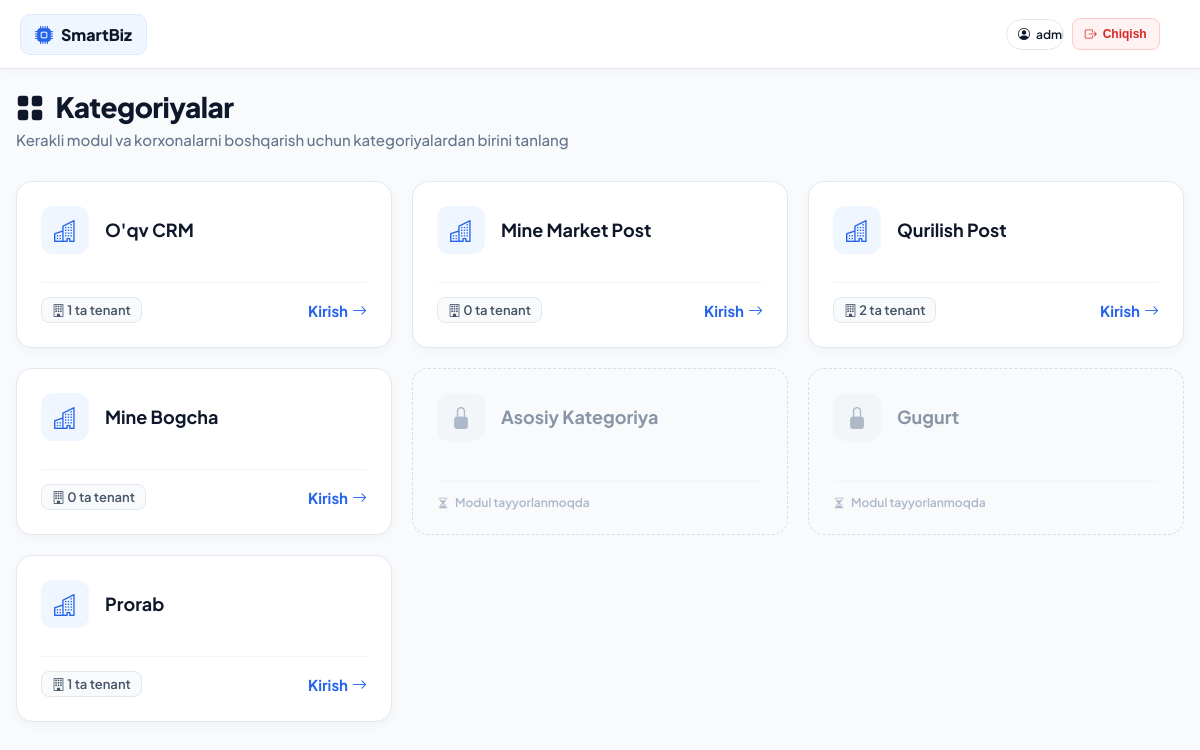
Screenshot of /dashboard/ (signed in) with the database file from the repository.
### start/models.py (models this page shows, shortened)
class TenantUser(AbstractUser):
    ROLE_ADMIN = "admin"
    ROLE_KASSIR = "kassir"
    ROLE_OMBORCHI = "omborchi"
    ROLE_MENEJER = "menejer"
    ROLE_DIRECTOR = "director"
    ROLE_TARBIYACHI = "tarbiyachi"
    ROLE_OSHBAZ = "oshbaz"
    ROLE_CHOICES = [
        (ROLE_ADMIN, "Admin"),
        (ROLE_KASSIR, "Kassir"),
        (ROLE_OMBORCHI, "Omborchi"),
        (ROLE_MENEJER, "Menejer"),
        (ROLE_DIRECTOR, "Direktor"),
        (ROLE_TARBIYACHI, "Tarbiyachi"),
        (ROLE_OSHBAZ, "Oshpaz"),
    ]
    tenant = models.ForeignKey(
        Tenant, on_delete=models.CASCADE, related_name="users", null=True, blank=True
    )
    role = models.CharField(max_length=10, choices=ROLE_CHOICES, default=ROLE_ADMIN)
    is_super_admin = models.BooleanField(default=False)

class Category(models.Model):
    MODULE_CRM = "crm"
    MODULE_POS = "pos"
    MODULE_QUR = "qur"
    MODULE_PRARAB = "prarab"  # <-- Prarablar moduli qo'shildi
    MODULE_BOGCHA = "bogcha"
    MODULE_GUGURT = "gugurt"
    MODULE_TYPE_CHOICES = [
        (MODULE_CRM, "CRM (oquv markaz, klinika va h.k.)"),
        (MODULE_POS, "POS (dokon, market)"),
        (MODULE_QUR, "QUR (qurilish mollar dokoni)"),
        (MODULE_PRARAB, "Prarab va Qurilish logistikasi"),  # <-- Admin paneldagi nomi
        (MODULE_BOGCHA, "BOGCHA (bogcha, xususiy maktab)"),
        (MODULE_GUGURT, "GUGURT (import va tarqatish)"),
    ]
    name = models.CharField(max_length=100)
    slug = models.SlugField(unique=True)
    module_type = models.CharField(
        max_length=10, choices=MODULE_TYPE_CHOICES, default=MODULE_CRM,
        help_text="Qaysi tizim ishlatilishini belgilaydi: CRM, POS yoki Prarab.",
    )
    is_available = models.BooleanField(
        default=False,
        help_text="Modul tayyor bolgach True qiling. False bolsa dashboardda blok holatda korinadi.",
    )

### start/views.py (the view)
# urls.py: path("dashboard/", views.dashboard_categories, name="dashboard_categories"),
@login_required
def dashboard_categories(request):
    categories = []
    for cat in Category.objects.all():
        categories.append({
            "name": cat.name,
            "slug": cat.slug,
            "is_available": cat.is_available,
            "tenant_count": Tenant.objects.filter(category=cat).count(),
        })
    return render(request, "start/dashboard_categories.html", {"categories": categories})

### start/context_processors.py (called while the page is built, shortened)
def notifications(request):
    resolver = getattr(request, "resolver_match", None)
    if not resolver:
        return {}
    tenant_id = resolver.kwargs.get("tenant_id")
    if not tenant_id:
        return {}

### templates/start/dashboard_categories.html (shortened to what this page needs)
{% extends "start/base.html" %}
{% block content %}
<div class="page-header">
    <h1 class="page-title"><i class="bi bi-grid-fill text-primary"></i> Kategoriyalar</h1>
    <p class="page-subtitle">Kerakli modul va korxonalarni boshqarish uchun kategoriyalardan birini tanlang</p>
</div>
<div class="categories-grid">
    {% for cat in categories %}
        {% if cat.is_available %}
        <a href="{% url 'category_tenants' cat.slug %}" class="category-card">
            <div>
                <div class="category-header">
                    <div class="category-icon-wrapper">
                        {% if cat.module_type == "pos" or cat.slug == "mini-marketlar" %}
                            <i class="bi bi-shop"></i>
                        {% elif cat.module_type == "qur" or cat.slug == "qurilish-mollari" %}
                            <i class="bi bi-bricks"></i>
                        {% elif cat.module_type == "bogcha" or cat.slug == "bogcha" %}
                            <i class="bi bi-emoji-smile"></i>
                        {% else %}
                            <i class="bi bi-buildings"></i>
                        {% endif %}
                    </div>
                    <div>
                        <h3 class="category-name">{{ cat.name }}</h3>
                    </div>
                </div>
            </div>
            <div class="category-footer">
                <span class="tenant-badge">
                    <i class="bi bi-building"></i> {{ cat.tenant_count }} ta tenant
                </span>
                <span class="action-arrow">
                    Kirish <i class="bi bi-arrow-right"></i>
                </span>
            </div>
        </a>
        {% else %}
        <div class="category-card-disabled">
            <div>
                <div class="category-header">
                    <div class="category-icon-wrapper icon-disabled">
                        <i class="bi bi-lock-fill"></i>
                    </div>
                    <div>
                        <h3 class="category-name" style="color: #64748b;">{{ cat.name }}</h3>
                    </div>
                </div>
            </div>
            <div class="category-footer">
                <span class="locked-badge">
                    <i class="bi bi-hourglass-split"></i> Modul tayyorlanmoqda
                </span>
            </div>
        </div>
        {% endif %}
    {% empty %}
    <div style="grid-column: 1 / -1; background: #fff; padding: 40px; border-radius: 16px; text-align: center; border: 1px solid #e2e8f0;">
        <i class="bi bi-folder-x" style="font-size: 48px; color: #94a3b8;"></i>
        <h3 style="margin-top: 12px; color: #475569;">Hozircha hech qanday kategoriya yo'q</h3>
    </div>
    {% endfor %}
</div>
{% endblock %}

### templates/start/base.html (shortened to what this page needs)
<!DOCTYPE html>
<html lang="uz">
<head>
    <link href="https://cdn.jsdelivr.net/npm/bootstrap-icons@1.11.3/font/bootstrap-icons.min.css"
          rel="stylesheet">
</head>
<body>
<nav class="navbar">
    <div class="nav-wrapper">
        {% if tenant %}
            <span class="brand">
                <i class="bi bi-building-gear"></i>
                <span>{{ tenant.name }}</span>
            </span>
        {% else %}
            <span class="brand">
                <i class="bi bi-cpu-fill"></i>
                <span>SmartBiz</span>
            </span>
        {% endif %}
        {% if user.is_authenticated %}
        <div class="nav-body-custom" id="smartNavMenu">
            <div class="nav-right-custom">
                <span class="user-badge-custom">
                    <i class="bi bi-person-circle"></i>
                    <span>{{ user.username }}</span>
                </span>
                <form
                    method="post"
                    action="{% url 'logout' %}"
                    style="width:100%;">
                    <button
                        type="submit"
                        class="logout-btn-custom">
                        <i class="bi bi-box-arrow-right"></i>
                        Chiqish
                    </button>
                </form>
            </div>
        </div>
        {% endif %}
    </div>
</nav>
<main class="container">
    {% block content %}{% endblock %}
</main>
</body>
</html>

### templates/start/base.html (style rules this page uses)
:root { --primary: #2563eb; --primary-hover: #1d4ed8; --primary-light: #eff6ff; --bg-main: #f8fafc; --text-dark: #0f172a; --text-muted: #64748b; --border-color: #e2e8f0; --card-shadow: 0 10px 25px -5px rgba(15, 23, 42, 0.04); }
* { box-sizing: border-box; margin: 0; padding: 0; }
html { width: 100%; overflow-x: hidden; }
body { font-family: 'Plus Jakarta Sans', sans-serif; color: #334155; background-color: var(--bg-main); min-height: 100vh; -webkit-font-smoothing: antialiased; overflow-x: hidden; }
.navbar { background: #ffffff; border-bottom: 1px solid var(--border-color); position: sticky; top: 0; z-index: 9999; padding: 10px 20px; box-shadow: 0 2px 10px rgba(15, 23, 42, 0.03); }
.nav-wrapper { max-width: 1320px; margin: 0 auto; display: flex; align-items: center; gap: 12px; min-height: 48px; }
.brand { font-weight: 800; font-size: 16px; color: var(--text-dark); display: inline-flex; align-items: center; gap: 8px; background: var(--primary-light); padding: 8px 14px; border-radius: 10px; border: 1px solid #dbeafe; text-decoration: none; white-space: nowrap; max-width: 300px; overflow: hidden; text-overflow: ellipsis; }
.brand i { color: var(--primary); font-size: 18px; flex-shrink: 0; }
.nav-body-custom { display: flex; align-items: center; justify-content: space-between; flex: 1; margin-left: 8px; min-width: 0; }
.nav-right-custom { display: flex; align-items: center; gap: 8px; white-space: nowrap; margin-left: 8px; }
.user-badge-custom { font-size: 12px; color: var(--text-dark); font-weight: 600; background: #ffffff; padding: 7px 11px; border-radius: 20px; border: 1px solid var(--border-color); display: inline-flex; align-items: center; gap: 6px; max-width: 150px; overflow: hidden; text-overflow: ellipsis; }
.user-badge-custom i { flex-shrink: 0; }
.logout-btn-custom { background: #fef2f2; color: #dc2626; padding: 8px 12px; border-radius: 8px; border: 1px solid #fecaca; cursor: pointer; font-size: 12px; font-weight: 600; display: inline-flex; align-items: center; justify-content: center; gap: 6px; transition: 0.2s; }
.container { max-width: 1320px; margin: 20px auto; padding: 0 16px; width: 100%; }

### templates/start/dashboard_categories.html (style rules this page uses)
.page-header { margin-bottom: 32px; }
.page-title { font-size: 28px; font-weight: 800; color: #0f172a; letter-spacing: -0.02em; display: flex; align-items: center; gap: 12px; }
.page-subtitle { color: #64748b; font-size: 15px; margin-top: 6px; font-weight: 500; }
.categories-grid { display: grid; grid-template-columns: repeat(auto-fit, minmax(280px, 1fr)); gap: 20px; }
.category-card { background: #ffffff; border: 1px solid #e2e8f0; border-radius: 16px; padding: 24px; text-decoration: none; color: inherit; display: flex; flex-direction: column; justify-content: space-between; box-shadow: 0 4px 12px rgba(15, 23, 42, 0.03); transition: all 0.25s cubic-bezier(0.4, 0, 0.2, 1); position: relative; overflow: hidden; }
.category-card::before { content: ''; position: absolute; top: 0; left: 0; width: 100%; height: 4px; background: transparent; transition: background 0.25s ease; }
.category-card-disabled { background: #f8fafc; border: 1px dashed #cbd5e1; border-radius: 16px; padding: 24px; display: flex; flex-direction: column; justify-content: space-between; opacity: 0.75; position: relative; cursor: not-allowed; }
.category-header { display: flex; align-items: center; gap: 16px; margin-bottom: 16px; }
.category-icon-wrapper { width: 48px; height: 48px; border-radius: 12px; background: #eff6ff; color: #2563eb; display: flex; align-items: center; justify-content: center; font-size: 22px; flex-shrink: 0; transition: all 0.25s ease; }
.icon-disabled { background: #f1f5f9; color: #94a3b8; }
.category-name { font-size: 18px; font-weight: 700; color: #0f172a; text-transform: capitalize; line-height: 1.2; }
.category-footer { display: flex; align-items: center; justify-content: space-between; margin-top: 12px; padding-top: 14px; border-top: 1px solid #f1f5f9; }
.tenant-badge { font-size: 13px; font-weight: 600; color: #475569; background: #f8fafc; padding: 4px 10px; border-radius: 8px; border: 1px solid #e2e8f0; }
.locked-badge { font-size: 12px; font-weight: 600; color: #94a3b8; display: flex; align-items: center; gap: 6px; }
.action-arrow { color: #2563eb; font-size: 15px; font-weight: 700; display: inline-flex; align-items: center; gap: 4px; transition: transform 0.2s ease; }

### rows the page displays
TenantUser: username "a…"
Category: name "O'qv CRM"
Category: name "Mine Market Post"
Category: name "Qurilish Post"
Category: name "Mine Bogcha"
Category: name "Asosiy Kategoriya"
Category: name "Gugurt"
Category: name "Prorab"

### other values shown
{{ cat.tenant_count }} "1" "0" "2" "0" "1"
